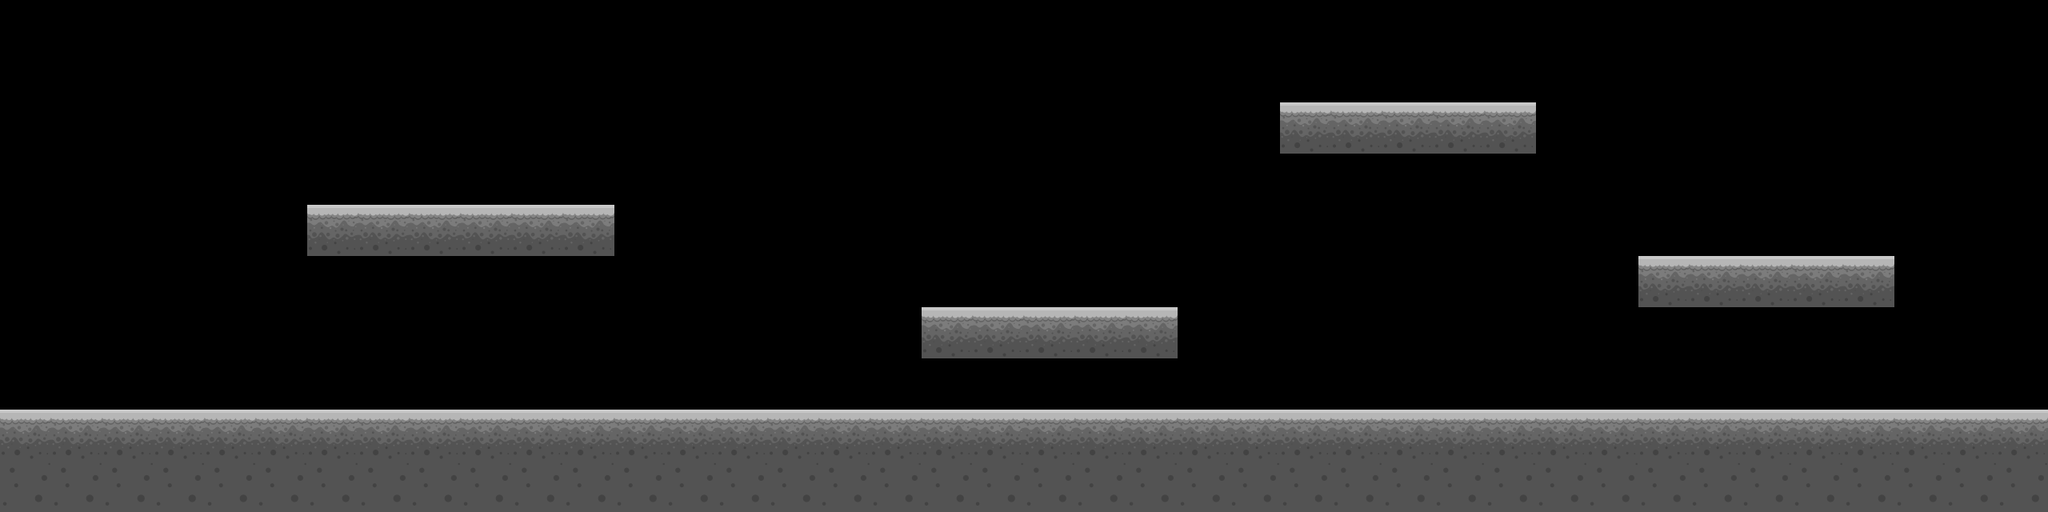

A 2D game scene composited from a Tiled map and its tileset images. What follows is a short description and the map's XML, with each tile layer's data collapsed to a summary:
An orthogonal 40x10 tile map with 64x64 px tiles, 1 tile layer (platform), 1 hidden layer not drawn, 2 tilesets and 2 objects (startPoint, endPoint).

<map version="1.4" tiledversion="1.4.3" orientation="orthogonal" renderorder="right-down" compressionlevel="0" width="40" height="10" tilewidth="64" tileheight="64" infinite="0" nextlayerid="15" nextobjectid="4">
 <editorsettings>
  <export target="level1_final.json" format="json" />
 </editorsettings>
 <tileset firstgid="1" name="platform64x64_new" tilewidth="64" tileheight="64" tilecount="2" columns="1">
  <image source="platform64x64_new.png" width="64" height="128" />
  <tile id="0">
   <properties>
    <property name="grass" type="bool" value="true" />
   </properties>
  </tile>
  <tile id="1">
   <properties>
    <property name="grass" type="bool" value="true" />
   </properties>
  </tile>
 </tileset>
 <tileset firstgid="3" name="collectibles_new" tilewidth="64" tileheight="64" tilecount="2" columns="1">
  <image source="collectibles_new.png" width="64" height="128" />
 </tileset>
 <layer id="12" name="platform" width="40" height="10">
  <data>[400 cells, 101 non-empty, 2 distinct tile ids]</data>
 </layer>
 <layer id="13" name="book" width="40" height="10" visible="0">
  <data>[400 cells, 21 non-empty, 1 distinct tile ids]</data>
 </layer>
 <objectgroup id="11" name="start_end_point">
  <object id="1" name="startPoint" x="105" y="439.606" width="86" height="70" />
  <object id="3" name="endPoint" x="2448.11" y="449.469" width="100" height="103" />
 </objectgroup>
</map>